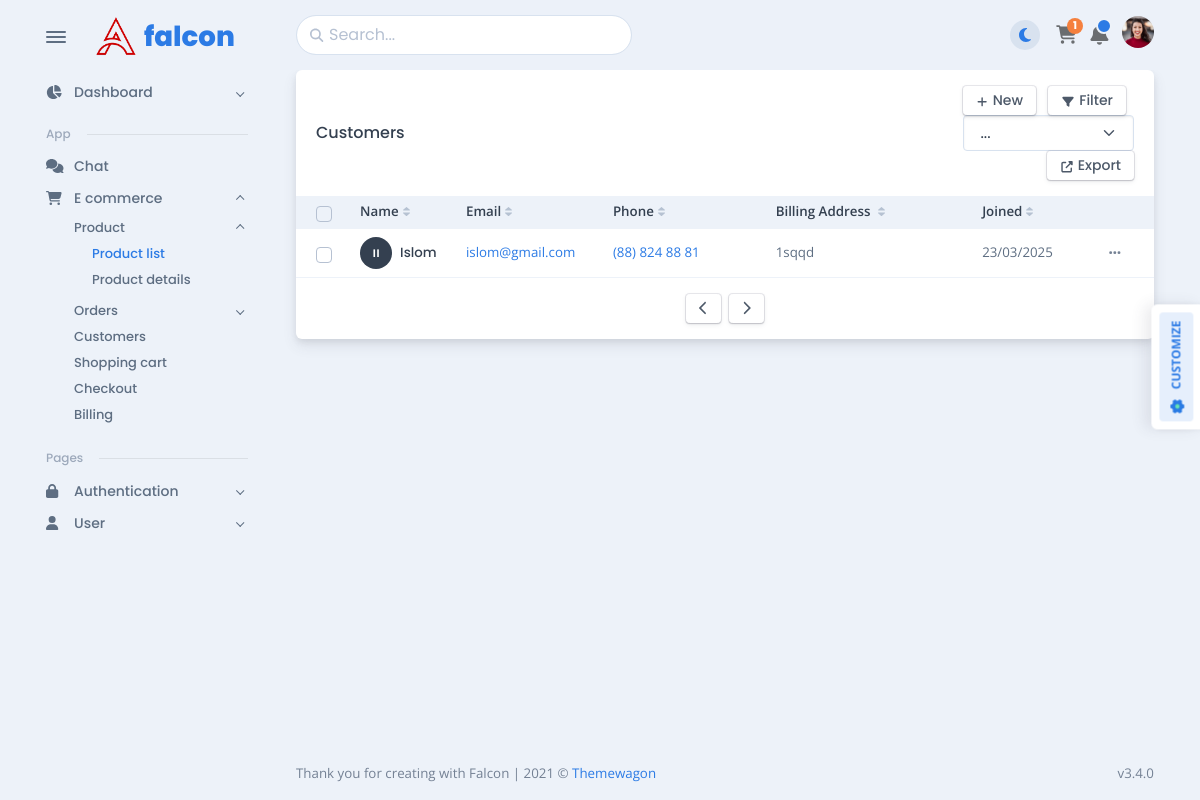
Before: /myapp/customers/ with the older database file.
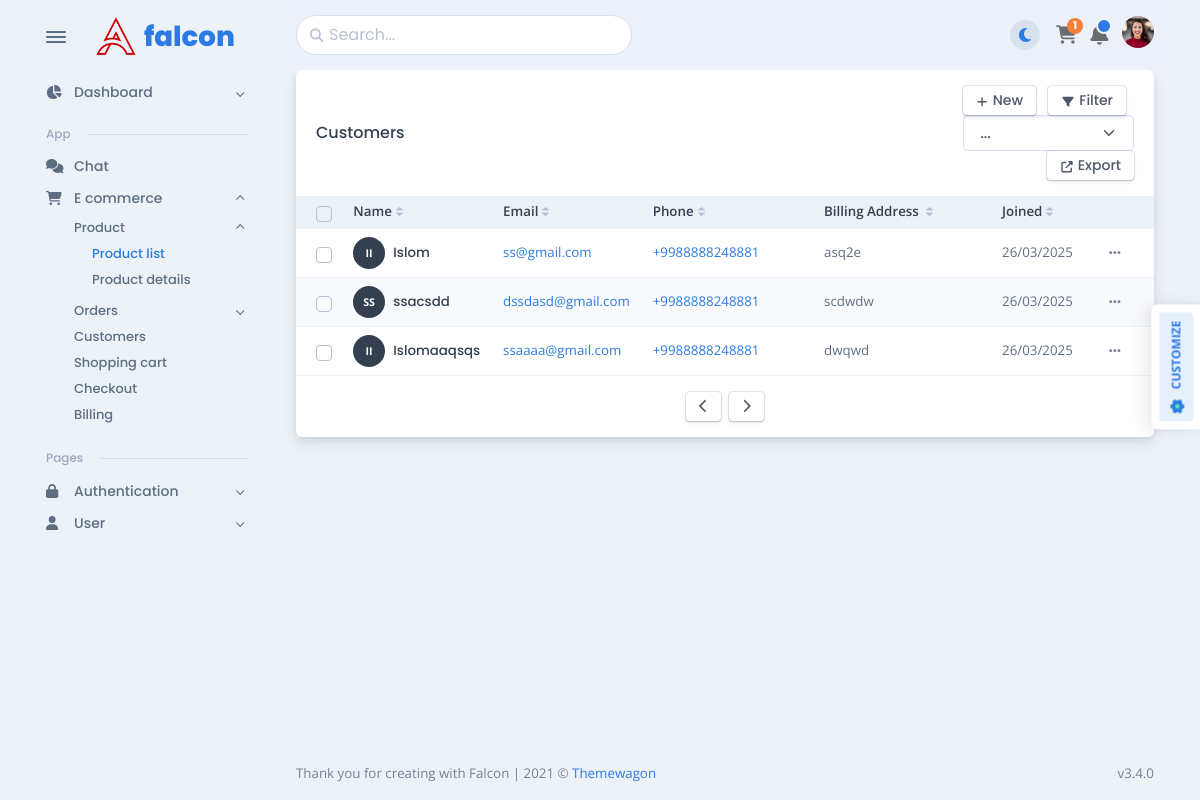
After: the same page with the newer database file.
### myapp/models.py (models this page shows, shortened)
class Customer(models.Model):
    name = models.CharField(max_length=255)
    email = models.EmailField(unique=True)
    phone = models.CharField(max_length=20)
    billing_address = models.TextField()
    joined_date = models.DateTimeField(default=now)
    image = models.ImageField(upload_to='customer_images/', blank=True, null=True)
    vat_number = models.CharField(max_length=9, unique=True, blank=True)

### myapp/views.py (the view)
# urls.py: path('customers/', CustomerListView.as_view(), name='customer_table'),
class CustomerListView(ListView):
    model = Customer
    template_name = 'myapp/customers.html'
    context_object_name = 'customers'

### myapp/templates/myapp/customers.html (shortened to what the changed rows need)
{% load static %}
<!DOCTYPE html>
<html lang="en-US" dir="ltr">
<head>
    <link href="{% static 'myapp/vendors/overlayscrollbars/OverlayScrollbars.min.css' %}" rel="stylesheet">
    <link href="{% static 'myapp/assets/css/theme-rtl.min.css' %}" rel="stylesheet" id="style-rtl">
    <link href="{% static 'myapp/assets/css/theme.min.css' %}" rel="stylesheet" id="style-default">
    <link href="{% static 'myapp/assets/css/user-rtl.min.css' %}" rel="stylesheet" id="user-style-rtl">
    <link href="{% static 'myapp/assets/css/user.min.css' %}" rel="stylesheet" id="user-style-default">
</head>
<body>
<main class="main" id="top">
    <div class="container" data-layout="container">
        <div class="content">
            <div class="card mb-3" id="customersTable"
                 data-list='{"valueNames":["name","email","phone","address","joined"],"page":10,"pagination":true}'>
                <div class="card-body p-0">
                    <div class="table-responsive">
                        <table class="table table-sm table-striped fs--1 mb-0 overflow-hidden">
                            <thead class="bg-200 text-900">
                            <tr>
                                <th>
                                    <div class="form-check fs-0 mb-0 d-flex align-items-center">
                                        <input class="form-check-input" id="checkbox-bulk-customers-select"
                                               type="checkbox"
                                               data-bulk-select='{"body":"table-customers-body","actions":"table-customers-actions","replacedElement":"table-customers-replace-element"}'/>
                                    </div>
                                </th>
                                <th class="sort pe-1 align-middle white-space-nowrap" data-sort="name">Name</th>
                                <th class="sort pe-1 align-middle white-space-nowrap" data-sort="email">Email</th>
                                <th class="sort pe-1 align-middle white-space-nowrap" data-sort="phone">Phone</th>
                                <th class="sort pe-1 align-middle white-space-nowrap ps-5" data-sort="address"
                                    style="min-width: 200px;">Billing Address
                                </th>
                                <th class="sort pe-1 align-middle white-space-nowrap" data-sort="joined">Joined</th>
                                <th class="align-middle no-sort"></th>
                            </tr>
                            </thead>
                            <tbody class="list" id="table-customers-body">
                                {% for customer in customers %}
                                    <tr class="btn-reveal-trigger">
                                        <td class="align-middle py-2" style="width: 28px;">
                                            <div class="form-check fs-0 mb-0 d-flex align-items-center">
                                                <input class="form-check-input" type="checkbox"
                                                       id="customer-{{ forloop.counter }}"/>
                                            </div>
                                        </td>
                                        <td class="name align-middle white-space-nowrap py-2">
                                            <a href="{% url 'myapp:customer_detail' customer.pk %}">
                                                <div class="d-flex align-items-center">
                                                    <div class="avatar avatar-xl me-2">
                                                        {% if customer.image %}
                                                            <img src="{{ customer.get_absolute_url }}"
                                                                 alt="{{ customer.name }}" class="rounded-circle"
                                                                 width="50" height="50">
                                                        {% else %}
                                                            <div class="avatar-name rounded-circle">
                                                                <span>{{ customer.name|first }}{{ customer.name.split|last|first }}</span>
                                                            </div>
                                                        {% endif %}
                                                    </div>
                                                    <div class="flex-1">
                                                        <h5 class="mb-0 fs--1">{{ customer.name }}</h5>
                                                    </div>
                                                </div>
                                            </a>
                                        </td>
                                        <td class="email align-middle py-2">
                                            <a href="mailto:{{ customer.email }}">{{ customer.email }}</a>
                                        </td>
                                        <td class="phone align-middle white-space-nowrap py-2">
                                            <a href="tel:{{ customer.phone }}">{{ customer.phone }}</a>
                                        </td>
                                        <td class="address align-middle white-space-nowrap ps-5 py-2">
                                            {{ customer.billing_address }}
                                        </td>
                                        <td class="joined align-middle py-2">{{ customer.joined_date|date:"d/m/Y" }}</td>
                                        <td class="align-middle white-space-nowrap py-2 text-end">
                                            <div class="dropdown font-sans-serif position-static">
                                                <button class="btn btn-link text-600 btn-sm dropdown-toggle btn-reveal"
                                                        type="button"
                                                        data-bs-toggle="dropdown">
                                                    <span class="fas fa-ellipsis-h fs--1"></span>
                                                </button>
                                            </div>
                                        </td>
                                    </tr>
                                {% endfor %}
                            </tbody>
                        </table>
                    </div>
                </div>
            </div>
        </div>
    </div>
</main>
</body>
</html>

Changed rows visible on the page:
removed Customer: name|first "I", name.split|last "I", name "Islom", email "islom@gmail.com", phone "(88) 824 88 81", billing_address "1sqqd", joined_date "23/03/2025"
added Customer: name|first "I", name.split|last "I", name "Islom", email "ss@gmail.com", phone "+9988888248881", billing_address "asq2e", joined_date "26/03/2025"
added Customer: name|first "S", name.split|last "S", name "ssacsdd", email "dssdasd@gmail.com", phone "+9988888248881", billing_address "scdwdw", joined_date "26/03/2025"
added Customer: name|first "I", name.split|last "I", name "Islomaaqsqs", email "ssaaaa@gmail.com", phone "+9988888248881", billing_address "dwqwd", joined_date "26/03/2025"
